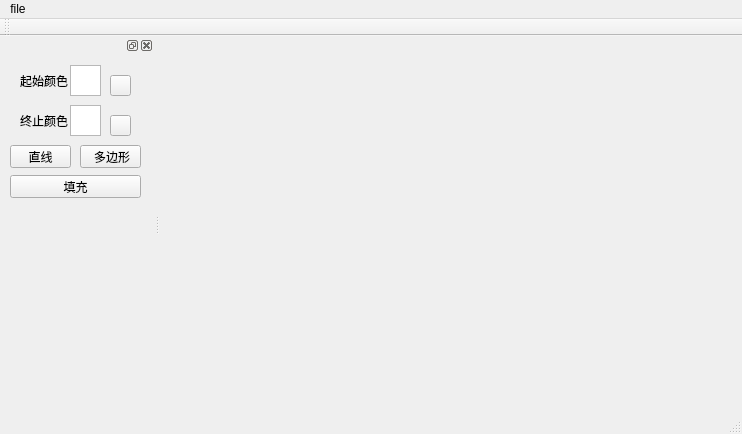
<?xml version="1.0" encoding="UTF-8"?>
<ui version="4.0">
 <class>MainWindow</class>
 <widget class="QMainWindow" name="MainWindow">
  <property name="geometry">
   <rect>
    <x>0</x>
    <y>0</y>
    <width>742</width>
    <height>434</height>
   </rect>
  </property>
  <property name="windowTitle">
   <string>MainWindow</string>
  </property>
  <widget class="QWidget" name="centralWidget"/>
  <widget class="QMenuBar" name="menuBar">
   <property name="geometry">
    <rect>
     <x>0</x>
     <y>0</y>
     <width>742</width>
     <height>23</height>
    </rect>
   </property>
   <widget class="QMenu" name="menuFile">
    <property name="title">
     <string>file</string>
    </property>
   </widget>
   <addaction name="menuFile"/>
  </widget>
  <widget class="QToolBar" name="mainToolBar">
   <attribute name="toolBarArea">
    <enum>TopToolBarArea</enum>
   </attribute>
   <attribute name="toolBarBreak">
    <bool>false</bool>
   </attribute>
  </widget>
  <widget class="QStatusBar" name="statusBar"/>
  <widget class="QDockWidget" name="dockWidget">
   <property name="minimumSize">
    <size>
     <width>154</width>
     <height>38</height>
    </size>
   </property>
   <attribute name="dockWidgetArea">
    <number>1</number>
   </attribute>
   <widget class="QWidget" name="dockWidgetContents">
    <widget class="QPushButton" name="btn_begincolor">
     <property name="geometry">
      <rect>
       <x>110</x>
       <y>20</y>
       <width>21</width>
       <height>21</height>
      </rect>
     </property>
     <property name="focusPolicy">
      <enum>Qt::NoFocus</enum>
     </property>
     <property name="text">
      <string/>
     </property>
    </widget>
    <widget class="QLabel" name="label_pen_color_5">
     <property name="geometry">
      <rect>
       <x>20</x>
       <y>20</y>
       <width>54</width>
       <height>12</height>
      </rect>
     </property>
     <property name="text">
      <string>起始颜色</string>
     </property>
    </widget>
    <widget class="QTextBrowser" name="textBrowser_begincolor">
     <property name="geometry">
      <rect>
       <x>70</x>
       <y>10</y>
       <width>31</width>
       <height>31</height>
      </rect>
     </property>
    </widget>
    <widget class="QPushButton" name="btn_endcolor">
     <property name="geometry">
      <rect>
       <x>110</x>
       <y>60</y>
       <width>21</width>
       <height>21</height>
      </rect>
     </property>
     <property name="focusPolicy">
      <enum>Qt::NoFocus</enum>
     </property>
     <property name="text">
      <string/>
     </property>
    </widget>
    <widget class="QLabel" name="label_pen_color_6">
     <property name="geometry">
      <rect>
       <x>20</x>
       <y>60</y>
       <width>54</width>
       <height>12</height>
      </rect>
     </property>
     <property name="text">
      <string>终止颜色</string>
     </property>
    </widget>
    <widget class="QTextBrowser" name="textBrowser_endcolor">
     <property name="geometry">
      <rect>
       <x>70</x>
       <y>50</y>
       <width>31</width>
       <height>31</height>
      </rect>
     </property>
    </widget>
    <widget class="QPushButton" name="btn_switch_polygon">
     <property name="geometry">
      <rect>
       <x>80</x>
       <y>90</y>
       <width>61</width>
       <height>23</height>
      </rect>
     </property>
     <property name="focusPolicy">
      <enum>Qt::NoFocus</enum>
     </property>
     <property name="text">
      <string> 多边形</string>
     </property>
    </widget>
    <widget class="QPushButton" name="btn_switch_line">
     <property name="geometry">
      <rect>
       <x>10</x>
       <y>90</y>
       <width>61</width>
       <height>23</height>
      </rect>
     </property>
     <property name="focusPolicy">
      <enum>Qt::NoFocus</enum>
     </property>
     <property name="text">
      <string>直线</string>
     </property>
    </widget>
    <widget class="QPushButton" name="btn_switch_fill">
     <property name="geometry">
      <rect>
       <x>10</x>
       <y>120</y>
       <width>131</width>
       <height>23</height>
      </rect>
     </property>
     <property name="focusPolicy">
      <enum>Qt::NoFocus</enum>
     </property>
     <property name="text">
      <string>填充</string>
     </property>
    </widget>
   </widget>
  </widget>
 </widget>
 <layoutdefault spacing="6" margin="11"/>
 <resources/>
 <connections/>
</ui>
